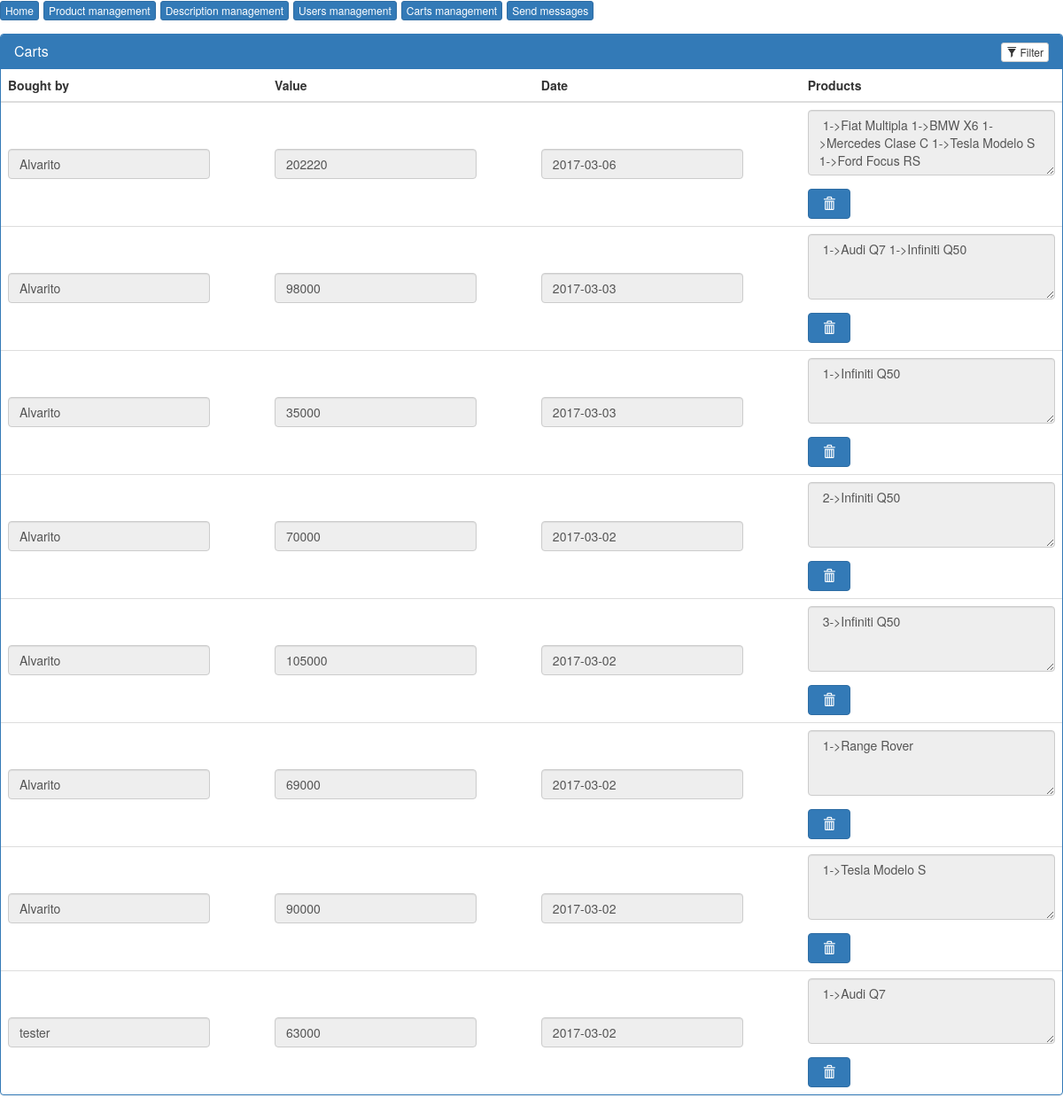
Page /cartmanagement.php (signed in) on the earlier database version.
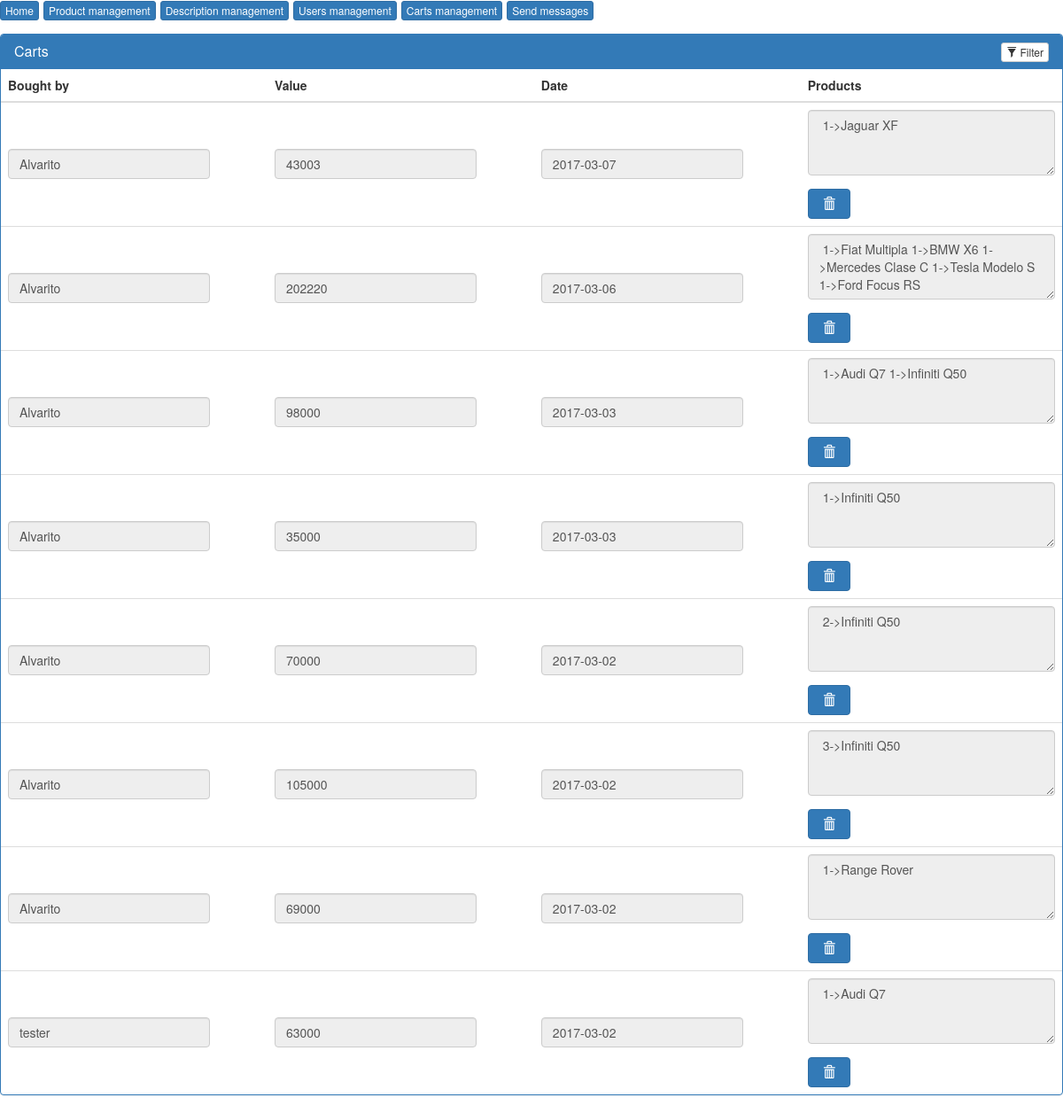
Same page on the later database version.
### tables this page shows
CREATE TABLE `cart` (
  `oid` int(8) NOT NULL,
  `value` int(7) NOT NULL DEFAULT '0',
  `date` date NOT NULL,
  `users.id` int(8) NOT NULL
);

CREATE TABLE `users` (
  `id` int(7) NOT NULL,
  `nick` varchar(20) NOT NULL,
  `email` varchar(255) NOT NULL,
  `password` varchar(50) NOT NULL,
  `address` varchar(200) DEFAULT NULL,
  `type` enum('admin','user') NOT NULL DEFAULT 'user',
  `name` varchar(30) DEFAULT NULL,
  `surname` varchar(60) DEFAULT NULL
);

CREATE TABLE `quantity` (
  `item.reference` int(8) NOT NULL,
  `cart.oid` int(8) NOT NULL,
  `quantity` int(8) NOT NULL
);

CREATE TABLE `item` (
  `reference` int(8) NOT NULL,
  `name` varchar(50) NOT NULL,
  `value` int(8) NOT NULL,
  `chassis` varchar(250) NOT NULL,
  `traction` varchar(30) NOT NULL,
  `transmission` varchar(30) NOT NULL,
  `type` varchar(50) NOT NULL,
  `description` varchar(375) NOT NULL,
  `description_long` varchar(3000) NOT NULL,
  `stock` int(8) NOT NULL,
  `pic` varchar(250) NOT NULL
);

### cartmanagement.php (the view, shortened to what this page needs)
<!DOCTYPE html>
<html>
  <head>
    <link href="css/bootstrap.css" rel="stylesheet">
    <link href="css/table.css" rel="stylesheet">
    <link href="js/bootstrap.js" rel="stylesheet">
  </head>
  <body>
    <?php
    include_once("controlpanel.php");
    if ($_SESSION['type'] !== "admin") {
      header("Location: index.php");
    } else {
    include_once("php/connection.php");
    if ($result = $connection->query("SELECT * FROM cart ORDER BY oid DESC")) {
      echo '
        <div class="panel panel-primary filterable">
              <div class="panel-heading">
                  <h3 class="panel-title">Carts</h3>
                  <div class="pull-right">
                      <button class="btn btn-default btn-xs btn-filter"><span class="glyphicon glyphicon-filter"></span> Filter</button>
                  </div>
              </div>
              <table class="table">
                  <thead>
                      <tr class="filters">
                          <th><input type="text" class="form-control" placeholder="Bought by" disabled></th>
                          <th><input type="text" class="form-control" placeholder="Value" disabled></th>
                          <th><input type="text" class="form-control" placeholder="Date" disabled></th>
                          <th><input type="text" class="form-control" placeholder="Products" disabled></th>
                      </tr>
                  </thead>
                  <tbody>
                  <form action="php/edit.php" method="post">';
        while($obj = $result->fetch_object()) {
          $id=$obj->{'users.id'};
          $sql2 = "SELECT * FROM users WHERE id = '$id'";
          $result2 = $connection->query($sql2);
          $obj2 = $result2->fetch_object();
          $sql3 = "SELECT * FROM quantity WHERE `cart.oid`='$obj->oid'";
          $result3 = $connection->query($sql3);
          $products = '';
          while ($obj3 = $result3->fetch_object()) {
            $ref=$obj3->{"item.reference"};
            $sql4 = "SELECT * FROM item WHERE `reference` = '$ref'";
            $result4 = $connection->query($sql4);
            $obj4 = $result4->fetch_object();
            $products = "$products ".$obj3->quantity."->".$obj4->name;
          }
                        echo '<form action="php/edit.php" method="post">';
                        echo "<tr>
                              <td><input type='text' class='form-control' name='nick$obj->oid' value='$obj2->nick' disabled>
                              </td>
                              <td><input type='text' class='form-control' name='value$obj->oid' value='$obj->value' disabled>
                              </td>
                              <td><input type='text' class='form-control' name='date$obj->oid' value='$obj->date' disabled></td>
                              <td><textarea class='form-control' type='text' rows='3' cols='20' name='products' disabled>$products</textarea>
                              </form><form method='POST' id='deleter' action='php/delete.php'><button name='cart' class='btn btn-primary' style='margin-top:15px; width: 48px;' value=$obj->oid>
                              <i class='glyphicon glyphicon-trash'></i></button></td></form></td>
                          </tr>";
                      }
                      echo '
                      </tbody>
                  </table>
              </div>';
        }
    }
    ?>
  </body>
</html>

### controlpanel.php
<?php
echo "<a class='btn btn-primary btn-xs'
href='index.php' style='margin-right: 5px'>Home</a>";
echo "<a class='btn btn-primary btn-xs'
href='productcreator.php' style='margin-right: 5px'>Product management</a>";
echo "<a class='btn btn-primary btn-xs'
href='description_manager.php' style='margin-right: 5px'>Description management</a>";
echo "<a class='btn btn-primary btn-xs'
href='usermanagement.php' style='margin-right: 5px'>Users management</a>";
echo "<a class='btn btn-primary btn-xs'
href='cartmanagement.php' style='margin-right: 5px'>Carts management</a>";
echo "<a class='btn btn-primary btn-xs'
href='sendmessages.php' style='margin-right: 5px'>Send messages</a>";
 ?>

### css/table.css (style rules this page uses)
table { border-collapse: collapse; margin: 0 auto; }
input[type="text"] { width: 80%; }
td { vertical-align:middle !important; }
.filterable { margin-top: 15px; }
.filterable .panel-heading .pull-right { margin-top: -20px; }
.filterable .filters input[disabled] { background-color: transparent; border: none; cursor: auto; box-shadow: none; padding: 0; height: auto; }
#deleter { display: inline; }
td { padding: 8px; }

Differences in the rows shown:
removed cart: value "Alvarito", value "90000", date "2017-03-02", products "1->Tesla Modelo S", $obj->oid 37 (drawn)
added cart: value "Alvarito", value "43003", date "2017-03-07", products "1->Jaguar XF", $obj->oid 46 (drawn)
